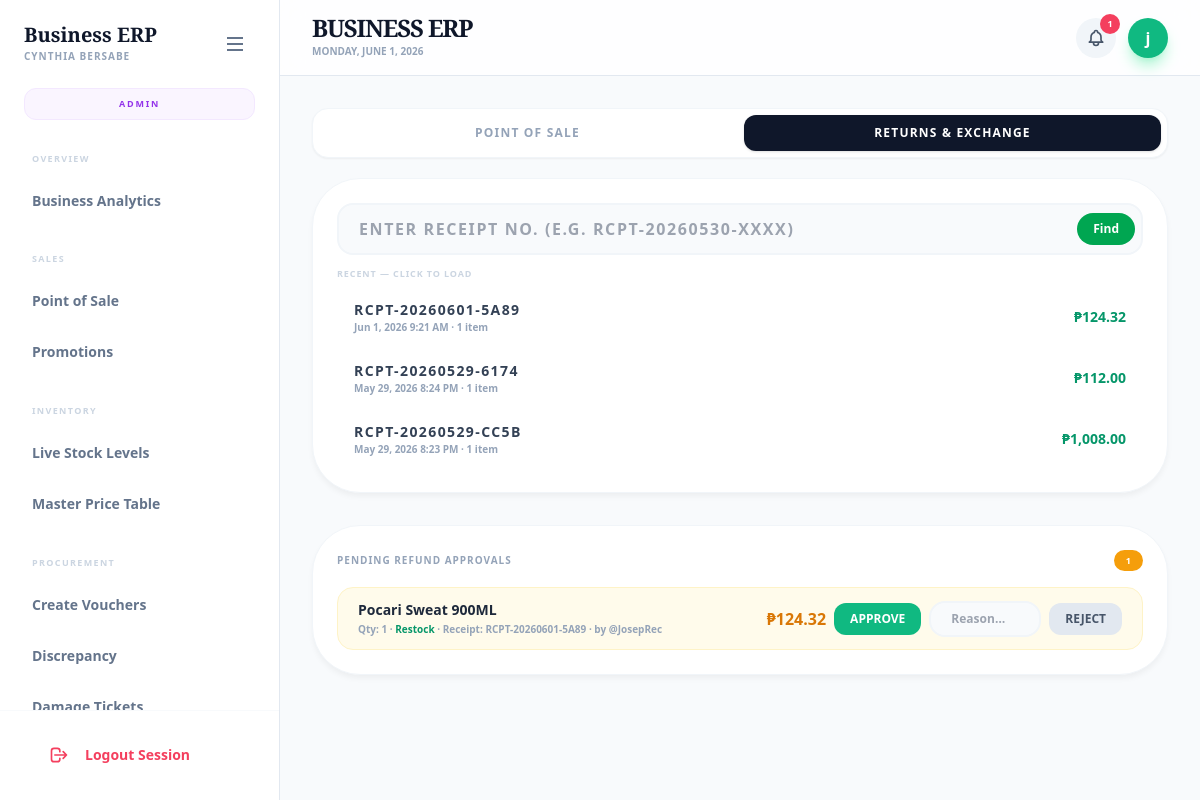
Screenshot of /staff/sales/returns_exchange.php (signed in) with the database file from the repository.
### tables this page shows
CREATE TABLE `refunds` (
  `id` int(11) NOT NULL AUTO_INCREMENT,
  `sale_id` int(11) NOT NULL,
  `product_id` int(11) NOT NULL,
  `qty` int(11) NOT NULL,
  `disposition` enum('restock','damaged') NOT NULL DEFAULT 'restock',
  `amount_refunded` decimal(10,2) NOT NULL,
  `reason` text DEFAULT NULL,
  `status` enum('pending','approved','rejected','overridden') NOT NULL DEFAULT 'approved',
  `requested_by` int(11) DEFAULT NULL,
  `reviewed_by` int(11) DEFAULT NULL,
  `reviewed_at` datetime DEFAULT NULL,
  `override_note` varchar(255) DEFAULT NULL,
  `created_at` timestamp NOT NULL DEFAULT current_timestamp(),
  `reject_note` text DEFAULT NULL,
  PRIMARY KEY (`id`),
  KEY `sale_id` (`sale_id`),
  KEY `product_id` (`product_id`),
  CONSTRAINT `refunds_ibfk_1` FOREIGN KEY (`sale_id`) REFERENCES `sales` (`id`),
  CONSTRAINT `refunds_ibfk_2` FOREIGN KEY (`product_id`) REFERENCES `products` (`id`)
);

CREATE TABLE `products` (
  `id` int(11) NOT NULL AUTO_INCREMENT,
  `supplier_id` int(11) DEFAULT NULL,
  `barcode` varchar(50) DEFAULT NULL,
  `parent_barcode` varchar(50) DEFAULT NULL,
  `name` varchar(100) DEFAULT NULL,
  `price` decimal(10,2) DEFAULT NULL,
  `quantity` int(11) DEFAULT NULL,
  `delivery_status` enum('PENDING','VERIFIED') DEFAULT 'VERIFIED',
  `cost_price` decimal(10,2) DEFAULT NULL,
  `category` varchar(50) NOT NULL DEFAULT 'General',
  `last_buy_cost` decimal(10,2) DEFAULT 0.00,
  `bulk_qty_half` int(11) DEFAULT 0 COMMENT 'Qty for half box pricing',
  `price_half_box` decimal(10,2) DEFAULT 0.00,
  `bulk_qty_full` int(11) DEFAULT 0 COMMENT 'Qty for full box pricing',
  `price_full_box` decimal(10,2) DEFAULT 0.00,
  `status` enum('active','archived','draft') DEFAULT 'draft',
  `max_quantity` int(11) DEFAULT 0,
  `tiers_locked` tinyint(1) DEFAULT 0,
  `expiry_date` date DEFAULT NULL,
  `archived_at` datetime DEFAULT NULL,
  `receiving_batch_id` int(11) DEFAULT NULL,
  `draft_reason` enum('new','cost_change') DEFAULT NULL,
  PRIMARY KEY (`id`),
  KEY `fk_product_supplier` (`supplier_id`),
  CONSTRAINT `fk_product_supplier` FOREIGN KEY (`supplier_id`) REFERENCES `suppliers` (`id`),
  CONSTRAINT `fk_product_supplier_rel` FOREIGN KEY (`supplier_id`) REFERENCES `suppliers` (`id`) ON UPDATE CASCADE
);

CREATE TABLE `sales` (
  `id` int(11) NOT NULL AUTO_INCREMENT,
  `receipt_no` varchar(20) DEFAULT NULL,
  `user_id` int(11) DEFAULT NULL,
  `total` decimal(10,2) DEFAULT NULL,
  `cash` decimal(10,2) DEFAULT NULL,
  `change_amt` decimal(10,2) DEFAULT NULL,
  `sale_date` datetime DEFAULT current_timestamp(),
  `created_at` timestamp NOT NULL DEFAULT current_timestamp(),
  `payment_mode` enum('Cash','GCash','Maya','Credit Card') DEFAULT 'Cash',
  `reference_no` varchar(100) DEFAULT NULL,
  `discount_name` varchar(100) DEFAULT 'None',
  `discount_amount` decimal(10,2) DEFAULT 0.00,
  `customer_group_id` int(11) DEFAULT NULL,
  `group_discount_amt` decimal(10,2) DEFAULT 0.00,
  `bundle_discount_amt` decimal(10,2) NOT NULL DEFAULT 0.00,
  PRIMARY KEY (`id`)
);

CREATE TABLE `users` (
  `id` int(11) NOT NULL AUTO_INCREMENT,
  `username` varchar(50) DEFAULT NULL,
  `full_name` varchar(100) DEFAULT NULL,
  `contact_no` varchar(20) DEFAULT NULL,
  `password` varchar(255) DEFAULT NULL,
  `role` enum('superadmin','admin','staff','owner','member','receiver','validator','price_checker') DEFAULT NULL,
  `status` enum('ACTIVE','INACTIVE','TERMINATED') DEFAULT 'ACTIVE',
  `terminated_at` datetime DEFAULT NULL,
  `termination_reason` varchar(255) DEFAULT NULL,
  `reset_requested` tinyint(1) DEFAULT 0,
  PRIMARY KEY (`id`),
  UNIQUE KEY `username` (`username`)
);

### staff/sales/returns_exchange.php (the view, shortened to what this page needs)
<?php
include '../layout_top.php';
$role     = strtolower($_SESSION['role'] ?? '');
$is_admin = in_array($role, ROLES_ADMIN_AND_UP);
$receipt_no = trim($_GET['receipt'] ?? '');
$recent_sales = [];
$rq = $conn->query("
    SELECT s.receipt_no, s.total, s.created_at, s.payment_mode, COUNT(si.id) AS item_count
    FROM sales s LEFT JOIN sales_items si ON si.sale_id = s.id
    GROUP BY s.id ORDER BY s.created_at DESC LIMIT 30
");
if ($rq) while ($r = $rq->fetch_assoc()) $recent_sales[] = $r;
$pending_refunds = [];
if ($is_admin) {
    $prq = $conn->query("
        SELECT r.*, s.receipt_no, p.name AS product_name, u.username AS requested_by_name
        FROM refunds r
        JOIN sales s    ON r.sale_id    = s.id
        JOIN products p ON r.product_id = p.id
        LEFT JOIN users u ON r.requested_by = u.id
        WHERE r.status = '" . REFUND_PENDING . "'
        ORDER BY r.created_at ASC
    ");
    if ($prq) $pending_refunds = $prq->fetch_all(MYSQLI_ASSOC);
}
?>
<div class="flex gap-2 mb-5 bg-white rounded-2xl border border-slate-100 shadow-sm p-1.5">
    <a href="/project/staff/pos/pos.php"
       class="flex-1 py-2.5 rounded-xl text-center font-black text-xs uppercase tracking-widest text-slate-400 hover:bg-slate-50 transition-all">
        Point of Sale
    </a>
    <span class="flex-1 py-2.5 rounded-xl text-center font-black text-xs uppercase tracking-widest bg-slate-900 text-white shadow">
        Returns &amp; Exchange
    </span>
</div>
<div class="max-w-4xl mx-auto space-y-5 pb-20 animate-in">
    <div class="card-modern p-6">
        <div class="flex gap-3 mb-3">
            <div class="relative flex-1">
                <input type="text" id="receipt-input"
                       value="<?= htmlspecialchars($receipt_no) ?>"
                       placeholder="Enter receipt no. (e.g. RCPT-20260530-XXXX)"
                       oninput="filterReceipts(this.value)"
                       onkeydown="if(event.key==='Enter'){event.preventDefault();goReceipt();}"
                       autocomplete="off"
                       class="input-modern w-full uppercase font-black tracking-widest pr-24">
                <button onclick="goReceipt()"
                        class="btn-pos-primary absolute right-2 top-1/2 -translate-y-1/2 px-4 py-2 text-xs">
                    Find
                </button>
            </div>
        </div>
        <?php if (!empty($recent_sales)): ?>
        <div id="receipts-panel" class="mt-2">
            <p class="text-[9px] font-black text-slate-300 uppercase tracking-widest mb-2">Recent — click to load</p>
            <div id="receipts-list" class="space-y-1 max-h-52 overflow-y-auto">
                <?php foreach ($recent_sales as $rs): ?>
                <div class="receipt-row flex items-center justify-between px-4 py-2.5 rounded-xl hover:bg-slate-50 cursor-pointer border border-transparent hover:border-slate-200 transition-all"
                     data-receipt="<?= htmlspecialchars($rs['receipt_no']) ?>"
                     onclick="loadReceipt('<?= htmlspecialchars($rs['receipt_no']) ?>')">
                    <div>
                        <p class="font-black text-slate-700 text-sm tracking-widest"><?= htmlspecialchars($rs['receipt_no']) ?></p>
                        <p class="text-[10px] text-slate-400 font-bold">
                            <?= date('M j, Y g:i A', strtotime($rs['created_at'])) ?>
                            · <?= $rs['item_count'] ?> item<?= $rs['item_count'] != 1 ? 's' : '' ?>
                        </p>
                    </div>
                    <span class="font-black text-emerald-600 text-sm">₱<?= number_format($rs['total'], 2) ?></span>
                </div>
                <?php endforeach; ?>
            </div>
        </div>
        <?php endif; ?>
    </div>
    <?php if ($is_admin && !empty($pending_refunds)): ?>
    <div class="card-modern p-6">
        <div class="flex items-center justify-between mb-4">
            <p class="text-[10px] font-black text-slate-400 uppercase tracking-widest">Pending Refund Approvals</p>
            <span class="bg-amber-500 text-white text-[9px] font-black px-3 py-1 rounded-full"><?= count($pending_refunds) ?></span>
        </div>
        <div class="space-y-3">
        <?php foreach ($pending_refunds as $pr): ?>
        <div class="flex flex-wrap items-center justify-between gap-3 bg-amber-50 border border-amber-100 rounded-2xl px-5 py-3">
            <div class="flex-1 min-w-0">
                <p class="font-black text-slate-800 text-sm"><?= htmlspecialchars($pr['product_name']) ?></p>
                <p class="text-[10px] text-slate-400 font-bold mt-0.5">
                    Qty: <?= intval($pr['qty']) ?> ·
                    <span class="<?= $pr['disposition'] === 'restock' ? 'text-emerald-600' : 'text-rose-500' ?>"><?= ucfirst($pr['disposition']) ?></span>
                    · Receipt: <?= htmlspecialchars($pr['receipt_no']) ?>
                    · by @<?= htmlspecialchars($pr['requested_by_name'] ?? '?') ?>
                </p>
            </div>
            <div class="flex items-center gap-2 flex-shrink-0">
                <span class="font-black text-amber-600">₱<?= number_format($pr['amount_refunded'], 2) ?></span>
                <form method="POST" action="refund_approve.php">
                    <button type="submit"
                            onclick="return confirm('Approve this refund of ₱<?= number_format($pr['amount_refunded'], 2) ?>?')"
                            class="bg-emerald-500 hover:bg-emerald-600 text-white font-black text-xs px-4 py-2 rounded-xl uppercase transition-all">
                        Approve
                    </button>
                </form>
                <form method="POST" action="refund_approve.php" class="flex gap-2 items-center">
                    <input type="text" name="note" placeholder="Reason…" required class="input-modern text-xs py-2 w-28">
                    <button type="submit"
                            class="bg-slate-200 hover:bg-rose-500 hover:text-white text-slate-600 font-black text-xs px-4 py-2 rounded-xl uppercase transition-all">
                        Reject
                    </button>
                </form>
            </div>
        </div>
        <?php endforeach; ?>
        </div>
    </div>
    <?php endif; ?>
</div>
<?php include '../layout_bottom.php'; ?>

### assets/css/style.css (style rules this page uses)
* { box-sizing: border-box; font-family: system-ui, -apple-system, BlinkMacSystemFont, sans-serif; }
body { margin: 0; background: #f4f6f8; color: #333; }
.btn-pos-primary { background-color: #00a651; color: white; font-weight: 800; padding: 1rem 2rem; border-radius: 1.25rem; transition: all 0.3s; display: inline-flex; align-items: center; justify-content: center; cursor: pointer; }
.card-modern { background: white; padding: 2.5rem; border-radius: 3rem; border: 1px solid #f1f5f9; box-shadow: 0 4px 6px -1px rgba(0, 0, 0, 0.05); margin-bottom: 2rem; }
.input-modern { width: 100%; background-color: #f8fafc; border: 2px solid #f1f5f9; border-radius: 1rem; padding: 0.75rem 1.25rem; font-weight: 600; color: #1e293b; outline: none; transition: all 0.2s; }
.animate-in { animation: fadeIn 0.3s ease-out; }
body, .main-content { overflow-x: hidden !important; max-width: 100vw; }

### staff/layout_top.php (style rules this page uses)
body { font-family: 'Inter', sans-serif; background-color: #f8fafc; color: #1e293b; overflow-x: hidden; }

### staff/layout_bottom.php (style rules this page uses)
body { animation: fadeIn .3s ease-in; }

### rows the page displays
refunds: product.name "Pocari Sweat 900ML", qty "1", disposition "Restock", sale.receipt_no "RCPT-20260601-5A89", users.username "JosepRec", amount_refunded "124.32"

### other values shown
$badge_label "ADMIN"
$section "OVERVIEW"
$titles[$file] "Business Analytics"
$section "SALES"
$titles[$file] "Point of Sale"
$titles[$file] "Promotions"
$section "INVENTORY"
$titles[$file] "Live Stock Levels"
$titles[$file] "Master Price Table"
$section "PROCUREMENT"
$titles[$file] "Create Vouchers"
$titles[$file] "Discrepancy"
$page_title "BUSINESS ERP"
min($notif_count, 99) "1"
substr($username, 0, 1) "j"
